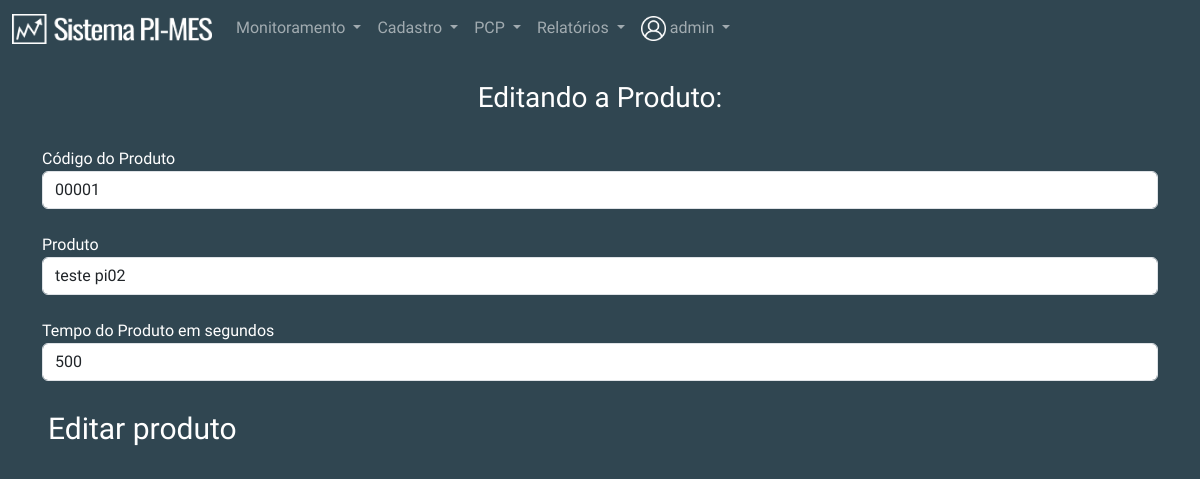
/cadastro/produtos_cadastrados/editar_produto/4 (signed in), run on the app's committed database.
### cadastro/models.py (models this page shows, shortened)
class cadastro_produto(models.Model):
    criador = models.ForeignKey(User, on_delete=models.DO_NOTHING, null=True, blank=True)
    codigo_produto = models.CharField(max_length=5)
    produto = models.TextField()
    tempo_produto = models.IntegerField()

### cadastro/views.py (the view)
# urls.py: path('produtos_cadastrados/editar_produto/<int:id>', views.editar_produto, name='editar_produto'),
@login_required
def editar_produto(request, id):
    codigo = cadastro_produto.objects.get(id=id)
    return render(request, "cadastro/editar_produto.html", {"codigo": codigo})

### cadastro/templates/cadastro/editar_produto.html
{% extends 'monitoramento/base_monitoramento.html' %}
{% load static %}
{% block 'head' %}
    {% block 'importacoes' %}
    <link href="{% static 'css/monitoramento.css' %}" rel="stylesheet">
    {% endblock %}
{% endblock %}
{% block 'conteudo' %}
<div class="container">
    <br>
    <div class="text-center">
        <h3>Editando a Produto: {{codigo.numero_da_of}}</h3>
    </div>
    <br>
    <form action="{% url 'update' codigo.id %}" method="POST" enctype="multipart/form-data">{% csrf_token %}
        <label>Código do Produto</label>
        <input type="text" name="codigo_produto" class="form-control" value="{{codigo.codigo_produto}}">
        <br>
        <label>Produto</label>
        <input type="text" name="produto" class="form-control" value="{{codigo.produto}}">
        <br>
        <label>Tempo do Produto em segundos</label>
        <input type="text" name="tempo_produto" class="form-control" value="{{codigo.tempo_produto}}">
        <br>
        <input type="submit" class="btn-principal" value="Editar produto">
    </form>
</div>
{% endblock %}

### monitoramento/templates/monitoramento/base_monitoramento.html (shortened to what this page needs)
{% load static %}
<!doctype html>
<html lang="pt-br">
  <head>
    <link href="{% static 'css/base.css' %}" rel="stylesheet">
    <link href="https://cdn.jsdelivr.net/npm/bootstrap@5.3.0-alpha1/dist/css/bootstrap.min.css" rel="stylesheet">
    {% block 'head' %}{% endblock %}
  </head>
  <body>
    {% block 'body' %}
    <nav class="navbar navbar-expand-lg navbar-light navbar-color" data-bs-theme="dark">
        <div class="container-fluid">
            <img src="{% static 'img/logo_monitoramento.png' %}" width="200" height="30" class="d-inline-block align-top" alt="">
            <div class="collapse navbar-collapse" id="navbarNavDropdown">
            <ul class="navbar-nav">
                <li class="nav-item dropdown">
                    <a class="nav-link dropdown-toggle" href="" role="button" data-bs-toggle="dropdown" aria-expanded="false">
                        Monitoramento
                    </a>
                </li>
                <li class="nav-item dropdown">
                    <a class="nav-link dropdown-toggle" href="" role="button" data-bs-toggle="dropdown" aria-expanded="false">
                        Cadastro
                    </a>
                </li>
                <li class="nav-item dropdown">
                    <a class="nav-link dropdown-toggle" href="" role="button" data-bs-toggle="dropdown" aria-expanded="false">
                        PCP
                    </a>
                </li>
                <li class="nav-item dropdown">
                    <a class="nav-link dropdown-toggle" href="" role="button" data-bs-toggle="dropdown" aria-expanded="false">
                        Relatórios
                    </a>
                </li>
                <li class="nav-item dropdown">
                    <a class="nav-link dropdown-toggle" href="" role="button" data-bs-toggle="dropdown" aria-expanded="false">
                        <img src="{% static 'img/simbolo_usuario.png' %}" width="25" height="25" class="d-inline-block align-top" alt="">
                        {{ request.user }}
                    </a>
                </li>
            </ul>
            </div>
        </div>
    </nav>
    <div style="min-height: 60vh">
        {% block 'conteudo' %}
        {% endblock %}
    </div>
    {% endblock %}
  </body>
</html>

### static/css/base.css (style rules this page uses)
body { color: white !important; font-family: 'Oswald', sans-serif !important; }
:root { --main-color: #201F1F; --dark-color: #1C1A1A; --contrast-color: #BE375F; --differential-color: #ED8554; }

### static/css/monitoramento.css (style rules this page uses)
.navbar-color { background-color: #304651 !important; }
body { background-color: #304651; }
.btn-principal { background-color: transparent; color: white; font-weight: normal; border: none; font-size: 30px; }

### data on the page
cadastro_produto: codigo_produto "00001", produto "teste pi02", tempo_produto "500"

### other printed values
{{ request.user }} "admin"
